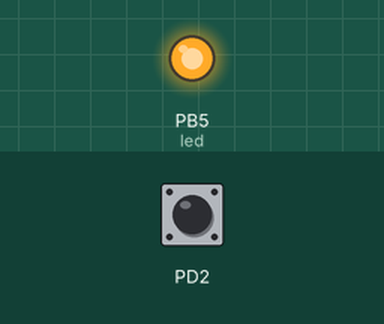
Bench run of a program on a simulated ATmega328P, built with avr-gcc and emulated at 16 MHz. On the bench: output pins drawn as LEDs (lit = HIGH). The inputs (shaded band) are chosen by the test bench; at power-on: PD2 HIGH.

Above: at 1.2 s.
1.3 s: PD2 pulled LOW for 0.15 s
At 2.3 s:
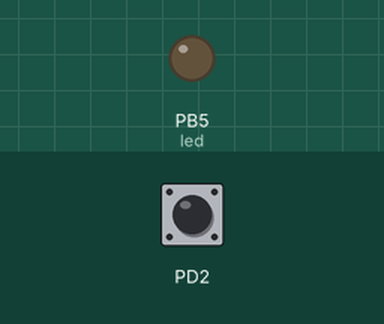
2.9 s: PD2 pulled LOW for 1 s
At 3.6 s:
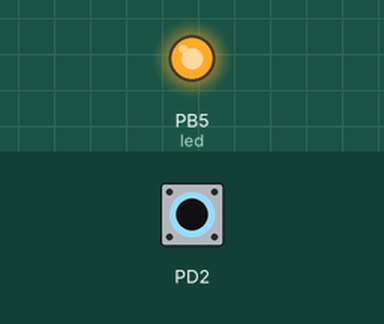
5.4 s: PD2 pulled LOW for 3.2 s
At 6.7 s:
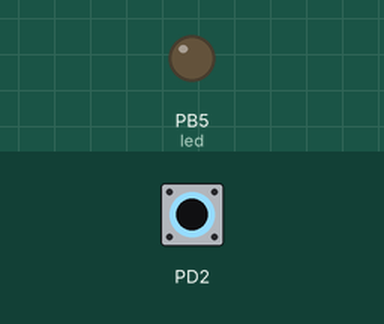
Timing chart, 0 to 8.4 s (numbered marks = the images above; inputs shaded):
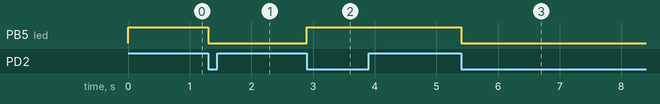

The program:

main.c
```c
/*
 * ccode.c
 * Author : hierholz
 */

#define F_CPU 16000000UL		// clock runs at 16 MHz
#include <avr/io.h>
#include <util/delay.h>
#include <avr/interrupt.h>

int main(void)
{
	DDRB |= (1<<5);		//PB5 an output (PB2/3/4 led is burnout)
	PORTB |= 1<<5;		//led PB5 off
	PORTD |= 1<<2;		//pull up activated
	EICRA = 0x2;			//make INTO falling edge triggered
	EIMSK = (1<<INT0);		//enable external interrupt 0
	sei ();			//enable interrupts

    while (1)
    {					//wait for interruption
    }
}

ISR (INT0_vect)			//ISR for external interrupt 0
{
	PORTB ^= (1<<5);		//toggle PORTB.5
	_delay_ms(1250);
}
```

Measured:
- after the input at 1.3 s, PB5 (led): HIGH → LOW at once
- after the input at 2.9 s, PB5 (led): LOW → HIGH at once
- after the input at 5.4 s, PB5 (led): HIGH → LOW at once
